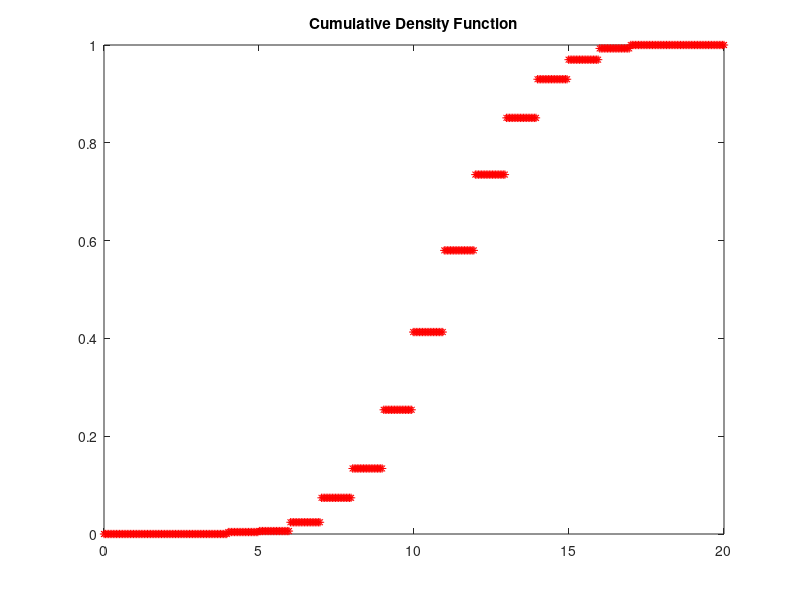
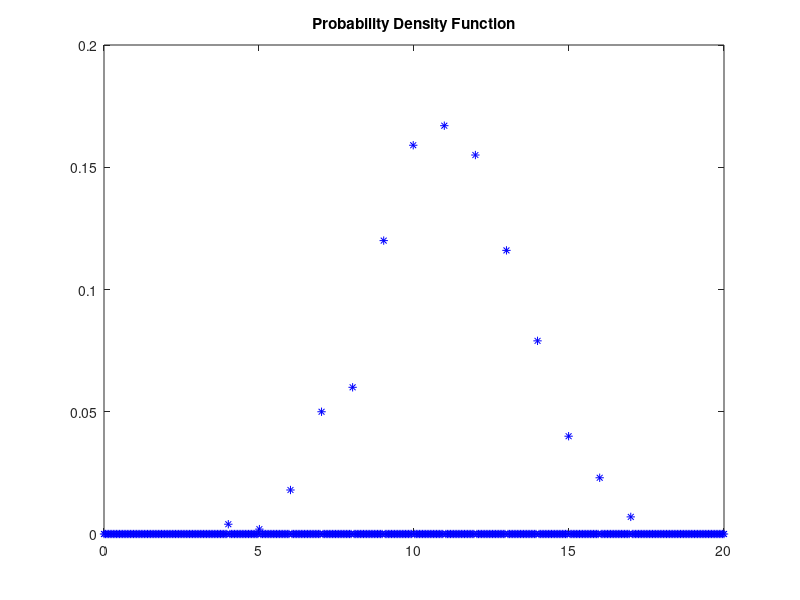

These charts were generated, in order, by the following MATLAB code:
function P=s_18_Binomial_Discrete_Cum_PMF_gust()
% PMF f(k) p1(k)=(lambda^k)*exp(-lambda)/k!;
% Cumulative is CUM array

    
    n=20;    
    p=0.5;
    
    for k=0:n
        j=k+1; %Because Matlab dont accept index 0
        xk(j)=j; % Consider the integer like the value of xk
        ArrangeKN = factorial(n)/(factorial(k)*factorial(n-k));
        p1(j)= ArrangeKN * p^k * (1-p)^(n-k);      % ncx p^x q^(n-x)
        if k==0
            cum1(j)=p1(j);
        else
            cum1(j)=cum1(j-1)+p1(j);
        end
    end
    
    %Create N random variables;
    N=1000;
    for i=1:N
        u(i)=rand();
    end
    
    for j=1:N
       i=1;
       while ( u(j) > cum1(i) && i < length(p1))
           i=i+1;
       end       
       a(j)=xk(i);
    end

    % Calculate Cumulative and Mass for the Random.
    xMax=20;
    delta_x=0.05;
    x=0;
    j=1;
    Exu=0;
    while x<=xMax
        x=x+delta_x;
        C=0;
        Cd=0;
        for i=1:N            
            if ( a(i) <= x )
                C=C+1;
                if ( a(i) > x-delta_x)
                    Cd=Cd+1;
                end
            end            
        end
        Cumulative(j)=C/N;
        Mass(j)=Cd/N;
        j=j+1;
    end
    
    %Expectation Value
    squu=0;
    for k=1:N        
        Exu=Exu+a(k)/N;
        squu=squu+(a(k)*a(k))/N;
    end
    Var=squu-(Exu^2);
    disp(['E[x}= ', num2str(Exu)]); % Error.
    disp(['Var[x]= ', num2str(Var)]);
    
    xAxis1=linspace(0,xMax,j-1);
    plot(xAxis1,Cumulative,'r*');
    title 'Cumulative Density Function';
    
    figure;   
    plot(Mass,'b*');
    plot(xAxis1,Mass,'b*');
    title 'Probability Density Function';

end